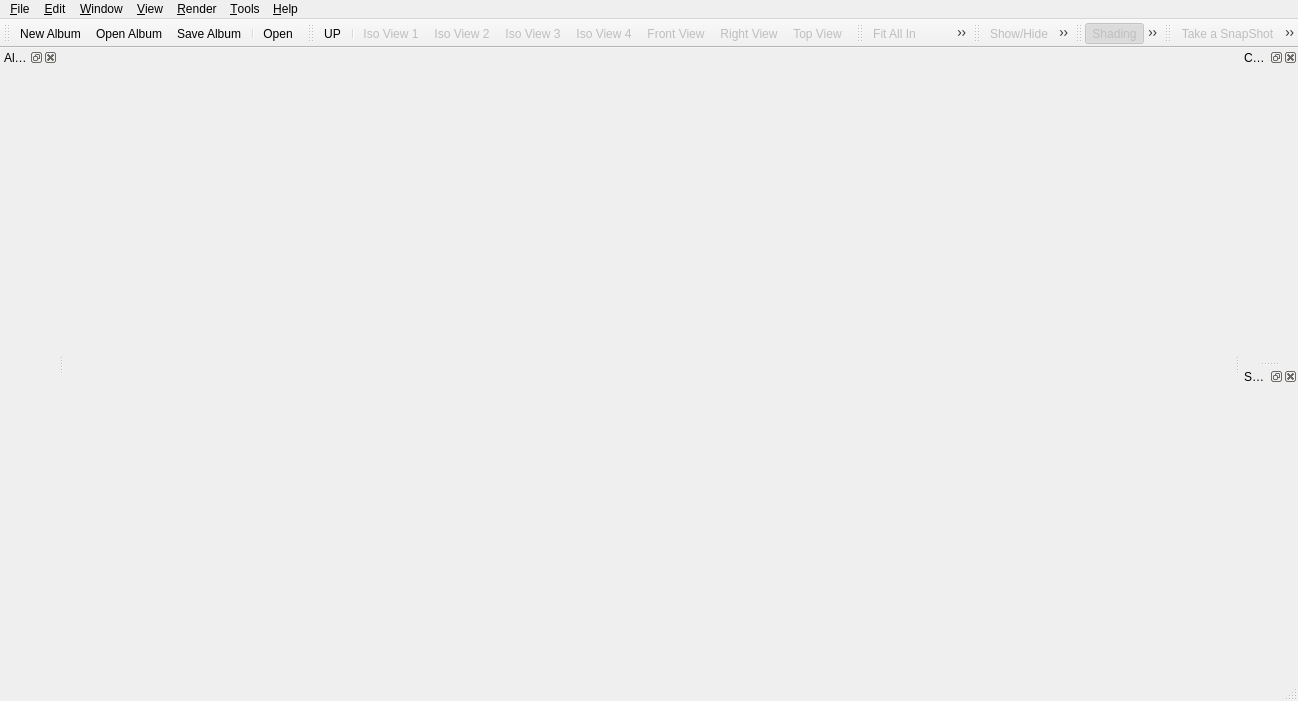
<?xml version="1.0" encoding="UTF-8"?>
<ui version="4.0">
 <class>glc_playerClass</class>
 <widget class="QMainWindow" name="glc_playerClass">
  <property name="windowModality">
   <enum>Qt::NonModal</enum>
  </property>
  <property name="geometry">
   <rect>
    <x>0</x>
    <y>0</y>
    <width>1298</width>
    <height>701</height>
   </rect>
  </property>
  <property name="windowTitle">
   <string>GLC-Player</string>
  </property>
  <property name="windowIcon">
   <iconset resource="glc_player.qrc">
    <normaloff>:/images/Logo.png</normaloff>:/images/Logo.png</iconset>
  </property>
  <property name="dockOptions">
   <set>QMainWindow::AllowNestedDocks|QMainWindow::AllowTabbedDocks|QMainWindow::AnimatedDocks</set>
  </property>
  <property name="unifiedTitleAndToolBarOnMac">
   <bool>false</bool>
  </property>
  <widget class="QWidget" name="centralwidget">
   <property name="acceptDrops">
    <bool>true</bool>
   </property>
  </widget>
  <widget class="QMenuBar" name="menubar">
   <property name="geometry">
    <rect>
     <x>0</x>
     <y>0</y>
     <width>1298</width>
     <height>22</height>
    </rect>
   </property>
   <widget class="QMenu" name="menu_File">
    <property name="title">
     <string>&amp;File</string>
    </property>
    <widget class="QMenu" name="menuRecent_Models">
     <property name="title">
      <string>Recent Models</string>
     </property>
    </widget>
    <widget class="QMenu" name="menuRecent_Album">
     <property name="title">
      <string>Recent Album</string>
     </property>
    </widget>
    <addaction name="action_NewAlbum"/>
    <addaction name="action_OpenAlbum"/>
    <addaction name="menuRecent_Album"/>
    <addaction name="separator"/>
    <addaction name="actionOpen_Models_from_path"/>
    <addaction name="separator"/>
    <addaction name="action_SaveAlbum"/>
    <addaction name="action_SaveAlbumAs"/>
    <addaction name="separator"/>
    <addaction name="actionExport_To_Folder"/>
    <addaction name="actionExport_to_web"/>
    <addaction name="actionExport_current_Model"/>
    <addaction name="actionExport_all"/>
    <addaction name="separator"/>
    <addaction name="action_Open"/>
    <addaction name="separator"/>
    <addaction name="menuRecent_Models"/>
    <addaction name="separator"/>
    <addaction name="action_Quit"/>
   </widget>
   <widget class="QMenu" name="menu_Aide">
    <property name="title">
     <string>&amp;Help</string>
    </property>
    <addaction name="action_Help"/>
    <addaction name="separator"/>
    <addaction name="action_About"/>
   </widget>
   <widget class="QMenu" name="menu_Window">
    <property name="windowTitle">
     <string>GLC-Player</string>
    </property>
    <property name="title">
     <string>&amp;Window</string>
    </property>
    <addaction name="action_AlbumManagement"/>
    <addaction name="action_CameraProperty"/>
    <addaction name="action_SelectionProperty"/>
    <addaction name="separator"/>
    <addaction name="actionError_Log"/>
   </widget>
   <widget class="QMenu" name="menu_View">
    <property name="title">
     <string>&amp;View</string>
    </property>
    <widget class="QMenu" name="menu_NamedView">
     <property name="title">
      <string>Named Views...</string>
     </property>
     <addaction name="action_IsoView1"/>
     <addaction name="action_IsoView2"/>
     <addaction name="action_IsoView3"/>
     <addaction name="action_IsoView4"/>
     <addaction name="action_FrontView"/>
     <addaction name="action_RightView"/>
     <addaction name="action_TopView"/>
    </widget>
    <widget class="QMenu" name="menuNavigation_Mode">
     <property name="title">
      <string>Navigation Mode</string>
     </property>
     <addaction name="actionTrackball"/>
     <addaction name="actionTurnTable"/>
     <addaction name="actionFly"/>
    </widget>
    <widget class="QMenu" name="menuProjection_Mode">
     <property name="title">
      <string>Projection Mode</string>
     </property>
     <addaction name="actionPerspective"/>
     <addaction name="actionParallel"/>
    </widget>
    <addaction name="actionChange_UP_Vector"/>
    <addaction name="menuNavigation_Mode"/>
    <addaction name="menuProjection_Mode"/>
    <addaction name="separator"/>
    <addaction name="menu_NamedView"/>
    <addaction name="separator"/>
    <addaction name="action_Reframe"/>
    <addaction name="actionReframeOnSelection"/>
    <addaction name="separator"/>
    <addaction name="action_Select"/>
    <addaction name="action_ViewCenter"/>
    <addaction name="action_Pan"/>
    <addaction name="action_Rotate"/>
    <addaction name="action_Zoom"/>
    <addaction name="separator"/>
    <addaction name="action_ZoomIn"/>
    <addaction name="action_ZoomOut"/>
    <addaction name="separator"/>
    <addaction name="actionShow_Hide"/>
    <addaction name="actionHide_unselected"/>
    <addaction name="actionShow_all"/>
    <addaction name="actionSwap_visible_space"/>
    <addaction name="separator"/>
    <addaction name="action_FullScreen"/>
    <addaction name="separator"/>
    <addaction name="actionDisplay_Octree"/>
   </widget>
   <widget class="QMenu" name="menu_Tools">
    <property name="title">
     <string>&amp;Tools</string>
    </property>
    <addaction name="action_SnapShot"/>
    <addaction name="actionMultiShots"/>
    <addaction name="separator"/>
    <addaction name="separator"/>
    <addaction name="actionSectioning"/>
    <addaction name="action_Settings"/>
   </widget>
   <widget class="QMenu" name="menuRender">
    <property name="title">
     <string>&amp;Render</string>
    </property>
    <widget class="QMenu" name="menuRender_Mode">
     <property name="title">
      <string>Render Mode</string>
     </property>
     <addaction name="action_RenderPoints"/>
     <addaction name="action_RenderWireframe"/>
     <addaction name="action_RenderShading"/>
     <addaction name="action_ShadingAndWire"/>
    </widget>
    <addaction name="actionSet_Shader"/>
    <addaction name="separator"/>
    <addaction name="menuRender_Mode"/>
    <addaction name="actionTwo_sided_Lightning"/>
    <addaction name="separator"/>
    <addaction name="action_EditLight"/>
   </widget>
   <widget class="QMenu" name="menuEdit">
    <property name="title">
     <string>&amp;Edit</string>
    </property>
    <addaction name="actionSelectAll"/>
    <addaction name="actionUnselectAll"/>
    <addaction name="separator"/>
    <addaction name="actionAssign_Shader"/>
    <addaction name="separator"/>
    <addaction name="action_Property"/>
   </widget>
   <addaction name="menu_File"/>
   <addaction name="menuEdit"/>
   <addaction name="menu_Window"/>
   <addaction name="menu_View"/>
   <addaction name="menuRender"/>
   <addaction name="menu_Tools"/>
   <addaction name="menu_Aide"/>
  </widget>
  <widget class="QStatusBar" name="statusbar"/>
  <widget class="QToolBar" name="toolBar_File">
   <property name="windowTitle">
    <string>File</string>
   </property>
   <property name="autoFillBackground">
    <bool>false</bool>
   </property>
   <property name="movable">
    <bool>true</bool>
   </property>
   <property name="iconSize">
    <size>
     <width>24</width>
     <height>24</height>
    </size>
   </property>
   <property name="floatable">
    <bool>true</bool>
   </property>
   <attribute name="toolBarArea">
    <enum>TopToolBarArea</enum>
   </attribute>
   <attribute name="toolBarBreak">
    <bool>false</bool>
   </attribute>
   <addaction name="action_NewAlbum"/>
   <addaction name="action_OpenAlbum"/>
   <addaction name="action_SaveAlbum"/>
   <addaction name="separator"/>
   <addaction name="action_Open"/>
  </widget>
  <widget class="QToolBar" name="toolBar_DefinedView">
   <property name="enabled">
    <bool>true</bool>
   </property>
   <property name="windowTitle">
    <string>Defined Views</string>
   </property>
   <property name="iconSize">
    <size>
     <width>24</width>
     <height>24</height>
    </size>
   </property>
   <attribute name="toolBarArea">
    <enum>TopToolBarArea</enum>
   </attribute>
   <attribute name="toolBarBreak">
    <bool>false</bool>
   </attribute>
   <addaction name="actionChange_UP_Vector"/>
   <addaction name="separator"/>
   <addaction name="action_IsoView1"/>
   <addaction name="action_IsoView2"/>
   <addaction name="action_IsoView3"/>
   <addaction name="action_IsoView4"/>
   <addaction name="action_FrontView"/>
   <addaction name="action_RightView"/>
   <addaction name="action_TopView"/>
  </widget>
  <widget class="QToolBar" name="toolbar_View">
   <property name="windowTitle">
    <string>Navigation Mode</string>
   </property>
   <property name="iconSize">
    <size>
     <width>24</width>
     <height>24</height>
    </size>
   </property>
   <attribute name="toolBarArea">
    <enum>TopToolBarArea</enum>
   </attribute>
   <attribute name="toolBarBreak">
    <bool>false</bool>
   </attribute>
   <addaction name="action_Reframe"/>
   <addaction name="actionReframeOnSelection"/>
   <addaction name="separator"/>
   <addaction name="action_Select"/>
   <addaction name="action_ViewCenter"/>
   <addaction name="action_Pan"/>
   <addaction name="action_Rotate"/>
   <addaction name="action_Zoom"/>
   <addaction name="separator"/>
   <addaction name="action_ZoomIn"/>
   <addaction name="action_ZoomOut"/>
  </widget>
  <widget class="QDockWidget" name="cameraProperties">
   <property name="allowedAreas">
    <set>Qt::BottomDockWidgetArea|Qt::RightDockWidgetArea|Qt::TopDockWidgetArea</set>
   </property>
   <property name="windowTitle">
    <string>Camera Properties</string>
   </property>
   <attribute name="dockWidgetArea">
    <number>2</number>
   </attribute>
   <widget class="QWidget" name="dockWidgetContents"/>
  </widget>
  <widget class="QDockWidget" name="selectionDockWidget">
   <property name="allowedAreas">
    <set>Qt::RightDockWidgetArea</set>
   </property>
   <property name="windowTitle">
    <string>Selection Properties</string>
   </property>
   <attribute name="dockWidgetArea">
    <number>2</number>
   </attribute>
   <widget class="QWidget" name="dockWidgetContents_3"/>
  </widget>
  <widget class="QToolBar" name="toolBar_2">
   <property name="windowTitle">
    <string>Visibility</string>
   </property>
   <property name="iconSize">
    <size>
     <width>24</width>
     <height>24</height>
    </size>
   </property>
   <property name="toolButtonStyle">
    <enum>Qt::ToolButtonIconOnly</enum>
   </property>
   <attribute name="toolBarArea">
    <enum>TopToolBarArea</enum>
   </attribute>
   <attribute name="toolBarBreak">
    <bool>false</bool>
   </attribute>
   <addaction name="actionShow_Hide"/>
   <addaction name="actionSwap_visible_space"/>
  </widget>
  <widget class="QDockWidget" name="albumManagementWindow">
   <property name="sizePolicy">
    <sizepolicy hsizetype="Minimum" vsizetype="Preferred">
     <horstretch>0</horstretch>
     <verstretch>0</verstretch>
    </sizepolicy>
   </property>
   <property name="windowTitle">
    <string>Album/Model Management</string>
   </property>
   <attribute name="dockWidgetArea">
    <number>1</number>
   </attribute>
   <widget class="QWidget" name="dockWidgetContents_2">
    <layout class="QVBoxLayout"/>
   </widget>
  </widget>
  <widget class="QToolBar" name="toolBar_render">
   <property name="windowTitle">
    <string>toolBar</string>
   </property>
   <property name="iconSize">
    <size>
     <width>24</width>
     <height>32</height>
    </size>
   </property>
   <attribute name="toolBarArea">
    <enum>TopToolBarArea</enum>
   </attribute>
   <attribute name="toolBarBreak">
    <bool>false</bool>
   </attribute>
   <addaction name="action_RenderShading"/>
   <addaction name="action_ShadingAndWire"/>
   <addaction name="action_RenderWireframe"/>
  </widget>
  <widget class="QToolBar" name="toolBar">
   <property name="windowTitle">
    <string>toolBar</string>
   </property>
   <property name="iconSize">
    <size>
     <width>24</width>
     <height>24</height>
    </size>
   </property>
   <attribute name="toolBarArea">
    <enum>TopToolBarArea</enum>
   </attribute>
   <attribute name="toolBarBreak">
    <bool>false</bool>
   </attribute>
   <addaction name="action_SnapShot"/>
   <addaction name="separator"/>
   <addaction name="actionSectioning"/>
   <addaction name="actionShowHideSection"/>
  </widget>
  <action name="action_Open">
   <property name="icon">
    <iconset resource="glc_player.qrc">
     <normaloff>:/images/Open.png</normaloff>:/images/Open.png</iconset>
   </property>
   <property name="text">
    <string>&amp;Open</string>
   </property>
   <property name="statusTip">
    <string>Open And Add existing files in current session</string>
   </property>
   <property name="shortcut">
    <string>Ctrl+O</string>
   </property>
  </action>
  <action name="action_Quit">
   <property name="text">
    <string>&amp;Exit</string>
   </property>
   <property name="statusTip">
    <string>Quits GLC_Player</string>
   </property>
   <property name="menuRole">
    <enum>QAction::QuitRole</enum>
   </property>
  </action>
  <action name="action_Help">
   <property name="text">
    <string>Online Help</string>
   </property>
   <property name="shortcut">
    <string>F1</string>
   </property>
  </action>
  <action name="action_About">
   <property name="text">
    <string>About GLC_Player</string>
   </property>
   <property name="statusTip">
    <string>Provides help on the current product</string>
   </property>
   <property name="menuRole">
    <enum>QAction::AboutRole</enum>
   </property>
  </action>
  <action name="action_IsoView1">
   <property name="enabled">
    <bool>false</bool>
   </property>
   <property name="icon">
    <iconset resource="glc_player.qrc">
     <normaloff>:/images/IsoView1.png</normaloff>:/images/IsoView1.png</iconset>
   </property>
   <property name="text">
    <string>Iso View 1</string>
   </property>
   <property name="statusTip">
    <string>Applies isometric view</string>
   </property>
   <property name="shortcut">
    <string>Shift+1</string>
   </property>
  </action>
  <action name="action_FrontView">
   <property name="enabled">
    <bool>false</bool>
   </property>
   <property name="icon">
    <iconset resource="glc_player.qrc">
     <normaloff>:/images/FrontView.png</normaloff>:/images/FrontView.png</iconset>
   </property>
   <property name="text">
    <string>Front View</string>
   </property>
   <property name="statusTip">
    <string>Applies front view</string>
   </property>
   <property name="shortcut">
    <string>Shift+5</string>
   </property>
  </action>
  <action name="action_RightView">
   <property name="enabled">
    <bool>false</bool>
   </property>
   <property name="icon">
    <iconset resource="glc_player.qrc">
     <normaloff>:/images/RightView.png</normaloff>:/images/RightView.png</iconset>
   </property>
   <property name="text">
    <string>Right View</string>
   </property>
   <property name="statusTip">
    <string>Applies left view</string>
   </property>
   <property name="shortcut">
    <string>Shift+6</string>
   </property>
  </action>
  <action name="action_TopView">
   <property name="enabled">
    <bool>false</bool>
   </property>
   <property name="icon">
    <iconset resource="glc_player.qrc">
     <normaloff>:/images/TopView.png</normaloff>:/images/TopView.png</iconset>
   </property>
   <property name="text">
    <string>Top View</string>
   </property>
   <property name="statusTip">
    <string>Applies top view</string>
   </property>
   <property name="shortcut">
    <string>Shift+7</string>
   </property>
  </action>
  <action name="action_Reframe">
   <property name="enabled">
    <bool>false</bool>
   </property>
   <property name="icon">
    <iconset resource="glc_player.qrc">
     <normaloff>:/images/FitAll.png</normaloff>:/images/FitAll.png</iconset>
   </property>
   <property name="text">
    <string>Fit All In</string>
   </property>
   <property name="statusTip">
    <string>Zooms in or out so all geometries optimally fills the available space</string>
   </property>
   <property name="shortcut">
    <string>Ctrl+R</string>
   </property>
  </action>
  <action name="action_Pan">
   <property name="checkable">
    <bool>true</bool>
   </property>
   <property name="icon">
    <iconset resource="glc_player.qrc">
     <normaloff>:/images/Pan.png</normaloff>:/images/Pan.png</iconset>
   </property>
   <property name="text">
    <string>Pan Mode</string>
   </property>
   <property name="statusTip">
    <string>Pans with left mouse button Mode</string>
   </property>
   <property name="shortcut">
    <string>P</string>
   </property>
  </action>
  <action name="action_Rotate">
   <property name="checkable">
    <bool>true</bool>
   </property>
   <property name="icon">
    <iconset resource="glc_player.qrc">
     <normaloff>:/images/Orbit.png</normaloff>:/images/Orbit.png</iconset>
   </property>
   <property name="text">
    <string>Rotate Mode</string>
   </property>
   <property name="statusTip">
    <string>Rotate with left mouse button Mode</string>
   </property>
   <property name="shortcut">
    <string>R</string>
   </property>
  </action>
  <action name="action_ZoomIn">
   <property name="enabled">
    <bool>false</bool>
   </property>
   <property name="icon">
    <iconset resource="glc_player.qrc">
     <normaloff>:/images/ZoomIn.png</normaloff>:/images/ZoomIn.png</iconset>
   </property>
   <property name="text">
    <string>Zoom In</string>
   </property>
   <property name="statusTip">
    <string>Zooms in in increments</string>
   </property>
   <property name="shortcut">
    <string>Ctrl+Up</string>
   </property>
  </action>
  <action name="action_ZoomOut">
   <property name="enabled">
    <bool>false</bool>
   </property>
   <property name="icon">
    <iconset resource="glc_player.qrc">
     <normaloff>:/images/ZoomOut.png</normaloff>:/images/ZoomOut.png</iconset>
   </property>
   <property name="text">
    <string>Zoom Out</string>
   </property>
   <property name="statusTip">
    <string>Zooms out in increments</string>
   </property>
   <property name="shortcut">
    <string>Ctrl+Down</string>
   </property>
  </action>
  <action name="action_ViewManipToggle">
   <property name="checkable">
    <bool>true</bool>
   </property>
   <property name="checked">
    <bool>true</bool>
   </property>
   <property name="text">
    <string>View Manipulation</string>
   </property>
  </action>
  <action name="action_FileToggle">
   <property name="checkable">
    <bool>true</bool>
   </property>
   <property name="checked">
    <bool>true</bool>
   </property>
   <property name="text">
    <string>File</string>
   </property>
  </action>
  <action name="action_DefinedViewsToggle">
   <property name="checkable">
    <bool>true</bool>
   </property>
   <property name="checked">
    <bool>true</bool>
   </property>
   <property name="text">
    <string>Defined views</string>
   </property>
  </action>
  <action name="action_AlbumManagement">
   <property name="checkable">
    <bool>true</bool>
   </property>
   <property name="checked">
    <bool>true</bool>
   </property>
   <property name="text">
    <string>Album/Model Management</string>
   </property>
   <property name="shortcut">
    <string>F3</string>
   </property>
  </action>
  <action name="action_Settings">
   <property name="text">
    <string>Options</string>
   </property>
   <property name="statusTip">
    <string>Customizes settings</string>
   </property>
   <property name="menuRole">
    <enum>QAction::PreferencesRole</enum>
   </property>
  </action>
  <action name="action_ViewCenter">
   <property name="checkable">
    <bool>true</bool>
   </property>
   <property name="icon">
    <iconset resource="glc_player.qrc">
     <normaloff>:/images/Center.png</normaloff>:/images/Center.png</iconset>
   </property>
   <property name="text">
    <string>View Center Mode</string>
   </property>
   <property name="toolTip">
    <string>Defined view center</string>
   </property>
   <property name="statusTip">
    <string>Defined view center with left mouse button</string>
   </property>
   <property name="shortcut">
    <string>C</string>
   </property>
  </action>
  <action name="action_Select">
   <property name="checkable">
    <bool>true</bool>
   </property>
   <property name="checked">
    <bool>true</bool>
   </property>
   <property name="enabled">
    <bool>true</bool>
   </property>
   <property name="icon">
    <iconset resource="glc_player.qrc">
     <normaloff>:/images/Cursor.png</normaloff>:/images/Cursor.png</iconset>
   </property>
   <property name="text">
    <string>Select Mode</string>
   </property>
   <property name="statusTip">
    <string>Selected with left mouse button Mode (Rotate with Right MB, Zoom with Shift + Right MB, Pan with Middle MB, Center with Shift + Middle MB)</string>
   </property>
   <property name="shortcut">
    <string>S</string>
   </property>
  </action>
  <action name="action_Zoom">
   <property name="checkable">
    <bool>true</bool>
   </property>
   <property name="icon">
    <iconset resource="glc_player.qrc">
     <normaloff>:/images/Zoom.png</normaloff>:/images/Zoom.png</iconset>
   </property>
   <property name="text">
    <string>Zoom Mode</string>
   </property>
   <property name="statusTip">
    <string>Zoom with left mouse button Mode</string>
   </property>
   <property name="shortcut">
    <string>Z</string>
   </property>
  </action>
  <action name="action_SnapShot">
   <property name="enabled">
    <bool>false</bool>
   </property>
   <property name="icon">
    <iconset resource="glc_player.qrc">
     <normaloff>:/images/SnapShoot.png</normaloff>:/images/SnapShoot.png</iconset>
   </property>
   <property name="text">
    <string>Take a SnapShot</string>
   </property>
   <property name="statusTip">
    <string>Take a snapshot of the current view</string>
   </property>
   <property name="shortcut">
    <string>Ctrl+P</string>
   </property>
  </action>
  <action name="action_RenderPoints">
   <property name="checkable">
    <bool>true</bool>
   </property>
   <property name="enabled">
    <bool>false</bool>
   </property>
   <property name="text">
    <string>Points</string>
   </property>
  </action>
  <action name="action_RenderWireframe">
   <property name="checkable">
    <bool>true</bool>
   </property>
   <property name="enabled">
    <bool>false</bool>
   </property>
   <property name="icon">
    <iconset resource="glc_player.qrc">
     <normaloff>:/images/CylindreWire.png</normaloff>:/images/CylindreWire.png</iconset>
   </property>
   <property name="text">
    <string>Wireframe</string>
   </property>
  </action>
  <action name="action_RenderShading">
   <property name="checkable">
    <bool>true</bool>
   </property>
   <property name="checked">
    <bool>true</bool>
   </property>
   <property name="enabled">
    <bool>false</bool>
   </property>
   <property name="icon">
    <iconset resource="glc_player.qrc">
     <normaloff>:/images/CylindreShading.png</normaloff>:/images/CylindreShading.png</iconset>
   </property>
   <property name="text">
    <string>Shading</string>
   </property>
  </action>
  <action name="action_NewAlbum">
   <property name="icon">
    <iconset resource="glc_player.qrc">
     <normaloff>:/images/New.png</normaloff>:/images/New.png</iconset>
   </property>
   <property name="text">
    <string>New Album</string>
   </property>
   <property name="statusTip">
    <string>Remove all Model from the current album</string>
   </property>
   <property name="shortcut">
    <string>Ctrl+N</string>
   </property>
  </action>
  <action name="action_FullScreen">
   <property name="checkable">
    <bool>true</bool>
   </property>
   <property name="icon">
    <iconset resource="glc_player.qrc">
     <normaloff>:/images/FullScreen.png</normaloff>:/images/FullScreen.png</iconset>
   </property>
   <property name="text">
    <string>FullScreen</string>
   </property>
   <property name="shortcut">
    <string>Alt+Return</string>
   </property>
  </action>
  <action name="action_Property">
   <property name="enabled">
    <bool>false</bool>
   </property>
   <property name="icon">
    <iconset resource="glc_player.qrc">
     <normaloff>:/images/InstanceProperties.png</normaloff>:/images/InstanceProperties.png</iconset>
   </property>
   <property name="text">
    <string>Instance Property</string>
   </property>
   <property name="statusTip">
    <string>View and edit mesh property.</string>
   </property>
  </action>
  <action name="action_OpenAlbum">
   <property name="icon">
    <iconset resource="glc_player.qrc">
     <normaloff>:/images/OpenAlbum.png</normaloff>:/images/OpenAlbum.png</iconset>
   </property>
   <property name="text">
    <string>Open Album</string>
   </property>
  </action>
  <action name="action_SaveAlbum">
   <property name="icon">
    <iconset resource="glc_player.qrc">
     <normaloff>:/images/Save.png</normaloff>:/images/Save.png</iconset>
   </property>
   <property name="text">
    <string>Save Album</string>
   </property>
   <property name="shortcut">
    <string>Ctrl+S</string>
   </property>
  </action>
  <action name="action_SaveAlbumAs">
   <property name="icon">
    <iconset resource="glc_player.qrc">
     <normaloff>:/images/SaveAs.png</normaloff>:/images/SaveAs.png</iconset>
   </property>
   <property name="text">
    <string>Save Album As...</string>
   </property>
  </action>
  <action name="action_CameraProperty">
   <property name="checkable">
    <bool>true</bool>
   </property>
   <property name="checked">
    <bool>true</bool>
   </property>
   <property name="text">
    <string>Camera Property</string>
   </property>
   <property name="shortcut">
    <string>F4</string>
   </property>
  </action>
  <action name="action_SelectionProperty">
   <property name="checkable">
    <bool>true</bool>
   </property>
   <property name="checked">
    <bool>true</bool>
   </property>
   <property name="text">
    <string>Selection Property</string>
   </property>
   <property name="shortcut">
    <string>F5</string>
   </property>
  </action>
  <action name="action_EditLight">
   <property name="icon">
    <iconset resource="glc_player.qrc">
     <normaloff>:/images/LightBulb.png</normaloff>:/images/LightBulb.png</iconset>
   </property>
   <property name="text">
    <string>Edit Light</string>
   </property>
  </action>
  <action name="actionUnselectAll">
   <property name="enabled">
    <bool>false</bool>
   </property>
   <property name="text">
    <string>Unselect All</string>
   </property>
   <property name="shortcut">
    <string>Esc</string>
   </property>
  </action>
  <action name="actionShow_all">
   <property name="enabled">
    <bool>false</bool>
   </property>
   <property name="text">
    <string>Show All</string>
   </property>
  </action>
  <action name="actionShow_Hide">
   <property name="enabled">
    <bool>false</bool>
   </property>
   <property name="icon">
    <iconset resource="glc_player.qrc">
     <normaloff>:/images/ShowNoShow.png</normaloff>:/images/ShowNoShow.png</iconset>
   </property>
   <property name="text">
    <string>Show/Hide</string>
   </property>
   <property name="toolTip">
    <string>Show/Hide Selection</string>
   </property>
   <property name="statusTip">
    <string>Show or Hide selected object</string>
   </property>
   <property name="shortcut">
    <string>V</string>
   </property>
  </action>
  <action name="actionHide_unselected">
   <property name="enabled">
    <bool>false</bool>
   </property>
   <property name="text">
    <string>Hide Unselected</string>
   </property>
  </action>
  <action name="actionTwo_sided_Lightning">
   <property name="checkable">
    <bool>true</bool>
   </property>
   <property name="checked">
    <bool>true</bool>
   </property>
   <property name="text">
    <string>Two Sided Lightning</string>
   </property>
  </action>
  <action name="actionSwap_visible_space">
   <property name="enabled">
    <bool>false</bool>
   </property>
   <property name="icon">
    <iconset resource="glc_player.qrc">
     <normaloff>:/images/SwapVisible.png</normaloff>:/images/SwapVisible.png</iconset>
   </property>
   <property name="text">
    <string>Swap Visible Space</string>
   </property>
   <property name="iconText">
    <string>Swap visible space</string>
   </property>
   <property name="toolTip">
    <string>Swap between visible / no visible space</string>
   </property>
   <property name="statusTip">
    <string>Swap between visible  and no visible space</string>
   </property>
   <property name="shortcut">
    <string>F2</string>
   </property>
  </action>
  <action name="actionSelectAll">
   <property name="enabled">
    <bool>false</bool>
   </property>
   <property name="text">
    <string>Select All</string>
   </property>
   <property name="shortcut">
    <string>Ctrl+A</string>
   </property>
  </action>
  <action name="actionReframeOnSelection">
   <property name="enabled">
    <bool>false</bool>
   </property>
   <property name="icon">
    <iconset resource="glc_player.qrc">
     <normaloff>:/images/FitSelected.png</normaloff>:/images/FitSelected.png</iconset>
   </property>
   <property name="text">
    <string>Fit On Selection</string>
   </property>
  </action>
  <action name="actionSet_Shader">
   <property name="icon">
    <iconset resource="glc_player.qrc">
     <normaloff>:/images/Shader.png</normaloff>:/images/Shader.png</iconset>
   </property>
   <property name="text">
    <string>Set Global Shader</string>
   </property>
  </action>
  <action name="actionAssign_Shader">
   <property name="enabled">
    <bool>false</bool>
   </property>
   <property name="icon">
    <iconset resource="glc_player.qrc">
     <normaloff>:/images/Shader.png</normaloff>:/images/Shader.png</iconset>
   </property>
   <property name="text">
    <string>Assign Shader</string>
   </property>
  </action>
  <action name="actionExport_To_Folder">
   <property name="icon">
    <iconset resource="glc_player.qrc">
     <normaloff>:/images/SendAction.png</normaloff>:/images/SendAction.png</iconset>
   </property>
   <property name="text">
    <string>Export to Folder</string>
   </property>
  </action>
  <action name="actionMultiShots">
   <property name="enabled">
    <bool>false</bool>
   </property>
   <property name="icon">
    <iconset resource="glc_player.qrc">
     <normaloff>:/images/TurnTable.png</normaloff>:/images/TurnTable.png</iconset>
   </property>
   <property name="text">
    <string>MultiShots</string>
   </property>
   <property name="shortcut">
    <string>Ctrl+Shift+P</string>
   </property>
  </action>
  <action name="actionExport_to_web">
   <property name="icon">
    <iconset resource="glc_player.qrc">
     <normaloff>:/images/Globe.png</normaloff>:/images/Globe.png</iconset>
   </property>
   <property name="text">
    <string>Html Export</string>
   </property>
  </action>
  <action name="action_IsoView2">
   <property name="enabled">
    <bool>false</bool>
   </property>
   <property name="icon">
    <iconset resource="glc_player.qrc">
     <normaloff>:/images/IsoView2.png</normaloff>:/images/IsoView2.png</iconset>
   </property>
   <property name="text">
    <string>Iso View 2</string>
   </property>
   <property name="shortcut">
    <string>Shift+2</string>
   </property>
  </action>
  <action name="action_IsoView3">
   <property name="enabled">
    <bool>false</bool>
   </property>
   <property name="icon">
    <iconset resource="glc_player.qrc">
     <normaloff>:/images/IsoView3.png</normaloff>:/images/IsoView3.png</iconset>
   </property>
   <property name="text">
    <string>Iso View 3</string>
   </property>
   <property name="shortcut">
    <string>Shift+3</string>
   </property>
  </action>
  <action name="action_IsoView4">
   <property name="enabled">
    <bool>false</bool>
   </property>
   <property name="icon">
    <iconset resource="glc_player.qrc">
     <normaloff>:/images/IsoView4.png</normaloff>:/images/IsoView4.png</iconset>
   </property>
   <property name="text">
    <string>Iso View 4</string>
   </property>
   <property name="shortcut">
    <string>Shift+4</string>
   </property>
  </action>
  <action name="actionChange_UP_Vector">
   <property name="icon">
    <iconset resource="glc_player.qrc">
     <normaloff>:/images/UpVector.png</normaloff>:/images/UpVector.png</iconset>
   </property>
   <property name="text">
    <string>Change UP Vector</string>
   </property>
   <property name="iconText">
    <string>UP</string>
   </property>
  </action>
  <action name="actionTrackball">
   <property name="checkable">
    <bool>true</bool>
   </property>
   <property name="icon">
    <iconset resource="glc_player.qrc">
     <normaloff>:/images/Orbit.png</normaloff>:/images/Orbit.png</iconset>
   </property>
   <property name="text">
    <string>Trackball</string>
   </property>
  </action>
  <action name="actionTurnTable">
   <property name="checkable">
    <bool>true</bool>
   </property>
   <property name="icon">
    <iconset resource="glc_player.qrc">
     <normaloff>:/images/TurnTable.png</normaloff>:/images/TurnTable.png</iconset>
   </property>
   <property name="text">
    <string>TurnTable</string>
   </property>
  </action>
  <action name="action_ShadingAndWire">
   <property name="checkable">
    <bool>true</bool>
   </property>
   <property name="enabled">
    <bool>false</bool>
   </property>
   <property name="icon">
    <iconset resource="glc_player.qrc">
     <normaloff>:/images/CylindreShadingAndWire.png</normaloff>:/images/CylindreShadingAndWire.png</iconset>
   </property>
   <property name="text">
    <string>Shading and wire</string>
   </property>
  </action>
  <action name="actionDisplay_Octree">
   <property name="checkable">
    <bool>true</bool>
   </property>
   <property name="text">
    <string>Display Octree</string>
   </property>
  </action>
  <action name="actionSectioning">
   <property name="checkable">
    <bool>true</bool>
   </property>
   <property name="enabled">
    <bool>false</bool>
   </property>
   <property name="icon">
    <iconset resource="glc_player.qrc">
     <normaloff>:/images/Section.png</normaloff>:/images/Section.png</iconset>
   </property>
   <property name="text">
    <string>Sectioning</string>
   </property>
  </action>
  <action name="actionFly">
   <property name="checkable">
    <bool>true</bool>
   </property>
   <property name="icon">
    <iconset resource="glc_player.qrc">
     <normaloff>:/images/FlyMode.png</normaloff>:/images/FlyMode.png</iconset>
   </property>
   <property name="text">
    <string>Fly</string>
   </property>
  </action>
  <action name="actionPerspective">
   <property name="checkable">
    <bool>true</bool>
   </property>
   <property name="checked">
    <bool>true</bool>
   </property>
   <property name="text">
    <string>Perspective</string>
   </property>
  </action>
  <action name="actionParallel">
   <property name="checkable">
    <bool>true</bool>
   </property>
   <property name="text">
    <string>Parallel</string>
   </property>
  </action>
  <action name="actionExport_current_Model">
   <property name="icon">
    <iconset resource="glc_player.qrc">
     <normaloff>:/images/3DXMLDefaultPreview.png</normaloff>:/images/3DXMLDefaultPreview.png</iconset>
   </property>
   <property name="text">
    <string>3DXML Export</string>
   </property>
  </action>
  <action name="actionCopy">
   <property name="enabled">
    <bool>false</bool>
   </property>
   <property name="text">
    <string>Copy</string>
   </property>
   <property name="shortcut">
    <string>Ctrl+C</string>
   </property>
  </action>
  <action name="actionPaste">
   <property name="enabled">
    <bool>false</bool>
   </property>
   <property name="text">
    <string>Paste</string>
   </property>
   <property name="shortcut">
    <string>Ctrl+V</string>
   </property>
  </action>
  <action name="actionNew_Model">
   <property name="text">
    <string>New Model</string>
   </property>
  </action>
  <action name="actionError_Log">
   <property name="enabled">
    <bool>false</bool>
   </property>
   <property name="text">
    <string>Error Log</string>
   </property>
  </action>
  <action name="actionOpen_Models_from_path">
   <property name="text">
    <string>Open Models from path...</string>
   </property>
  </action>
  <action name="actionShowHideSection">
   <property name="checkable">
    <bool>true</bool>
   </property>
   <property name="icon">
    <iconset resource="glc_player.qrc">
     <normaloff>:/images/ShowNoShow.png</normaloff>:/images/ShowNoShow.png</iconset>
   </property>
   <property name="text">
    <string>Hide Section Plane</string>
   </property>
   <property name="toolTip">
    <string>Show / Hide Section Plane</string>
   </property>
  </action>
  <action name="actionExport_all">
   <property name="text">
    <string>Export all</string>
   </property>
  </action>
 </widget>
 <resources>
  <include location="glc_player.qrc"/>
 </resources>
 <connections/>
</ui>
